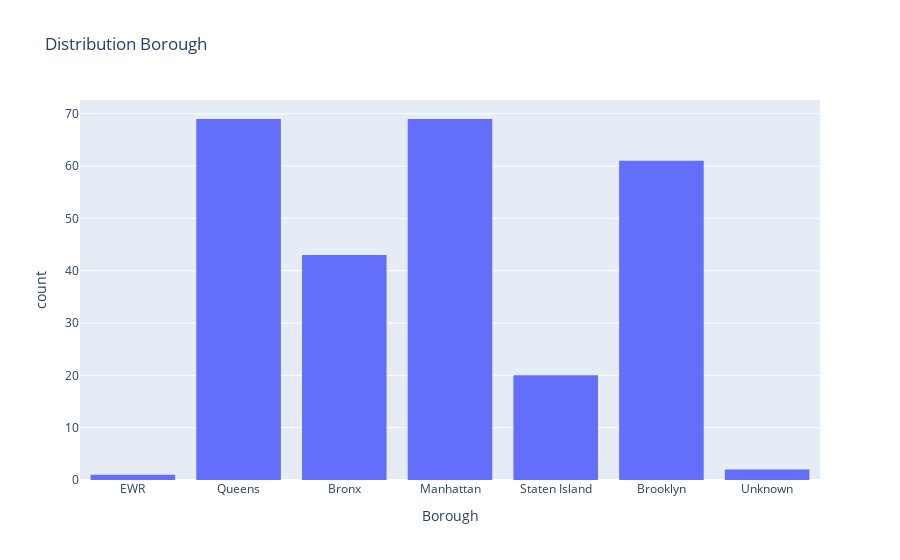
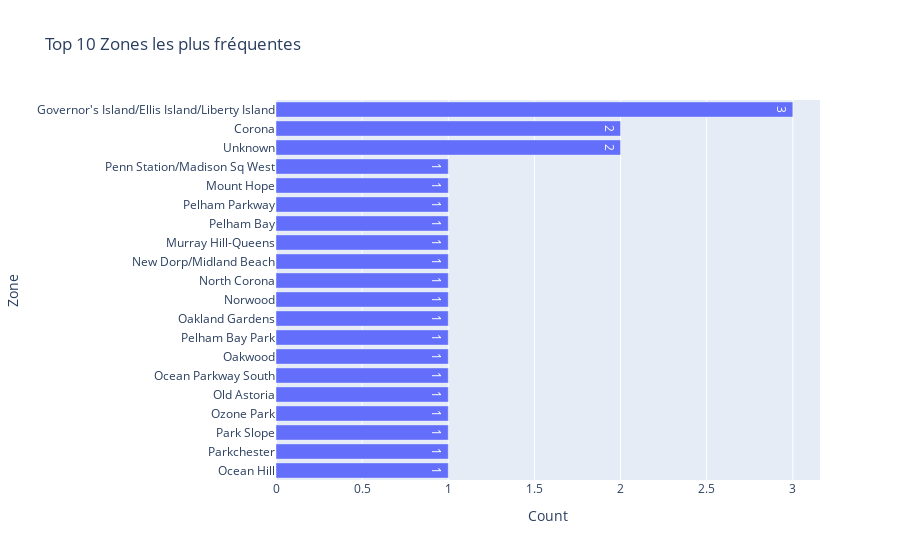

Notebook code for these charts, in order:
### Markdown cell above
### L'EDA Analyse exploratoire des données Approfondie
---

### Code cell
# Vérifier si chaque LocationID est unique
print(" ... LocationID est unique ... \n")
print("IDs uniques :", df_taxi['LocationID'].nunique(), " / ", len(df_taxi))

# Répartition Arrondissement
print("\n --- Arrondissements ---\n")
print(df_taxi['Borough'].value_counts())

# Visualisation distribution Arrondissement
print("\n--- Distribution 'Borough' --- \n")
fig = px.histogram(
    df_taxi,
    x='Borough',
    title="Distribution Borough"
)
fig.show()

# Calcul du Top 10 des Zones
print(" --- Top 10 des Zones ---\n")
# Compter les occurrences par zone
zone_counts = df_taxi['Zone'].value_counts().head(20)

# Création df 
zone_counts_df = zone_counts.reset_index()
zone_counts_df.columns = ['Zone', 'Count']

# Visualisation top 10
fig = px.bar(
    zone_counts_df,
    x='Count',
    y='Zone',
    orientation='h',  # barre horizontale pour lisibilité
    title='Top 10 Zones les plus fréquentes',
    text='Count'
)
fig.update_layout(yaxis={'categoryorder':'total ascending'})  # tri décroissant
fig.show()

### Figure 1 — Plotly figure (JSON) as saved in the notebook; plotly's stock layout.template omitted (floating-point values rounded to 4 significant figures; data arrays with more than 128 entries replaced by an {"elided": "..."} marker saying what was removed)
{"data": [{"alignmentgroup": "True", "bingroup": "x", "hovertemplate": "Borough=%{x}<br>count=%{y}<extra></extra>", "legendgroup": "", "marker": {"color": "#636efa", "pattern": {"shape": ""}}, "name": "", "offsetgroup": "", "orientation": "v", "showlegend": false, "type": "histogram", "x": {"elided": "265 str values"}, "xaxis": "x", "yaxis": "y"}], "layout": {"barmode": "relative", "legend": {"tracegroupgap": 0}, "title": {"text": "Distribution Borough"}, "xaxis": {"anchor": "y", "domain": [0, 1], "title": {"text": "Borough"}}, "yaxis": {"anchor": "x", "domain": [0, 1], "title": {"text": "count"}}}}

### Figure 2 — Plotly figure (JSON) as saved in the notebook; plotly's stock layout.template omitted (floating-point values rounded to 4 significant figures)
{"data": [{"alignmentgroup": "True", "hovertemplate": "Count=%{text}<br>Zone=%{y}<extra></extra>", "legendgroup": "", "marker": {"color": "#636efa", "pattern": {"shape": ""}}, "name": "", "offsetgroup": "", "orientation": "h", "showlegend": false, "text": [3, 2, 2, 1, 1, 1, 1, 1, 1, 1, 1, 1, 1, 1, 1, 1, 1, 1, 1, 1], "textposition": "auto", "type": "bar", "x": [3, 2, 2, 1, 1, 1, 1, 1, 1, 1, 1, 1, 1, 1, 1, 1, 1, 1, 1, 1], "xaxis": "x", "y": ["Governor's Island/Ellis Island/Liberty Island", "Unknown", "Corona", "Ocean Hill", "Parkchester", "Park Slope", "Ozone Park", "Old Astoria", "Ocean Parkway South", "Oakwood", "Pelham Bay Park", "Oakland Gardens", "Norwood", "North Corona", "New Dorp/Midland Beach", "Murray Hill-Queens", "Pelham Bay", "Pelham Parkway", "Mount Hope", "Penn Station/Madison Sq West"], "yaxis": "y"}], "layout": {"barmode": "relative", "legend": {"tracegroupgap": 0}, "title": {"text": "Top 10 Zones les plus fréquentes"}, "xaxis": {"anchor": "y", "domain": [0, 1], "title": {"text": "Count"}}, "yaxis": {"anchor": "x", "categoryorder": "total ascending", "domain": [0, 1], "title": {"text": "Zone"}}}}
